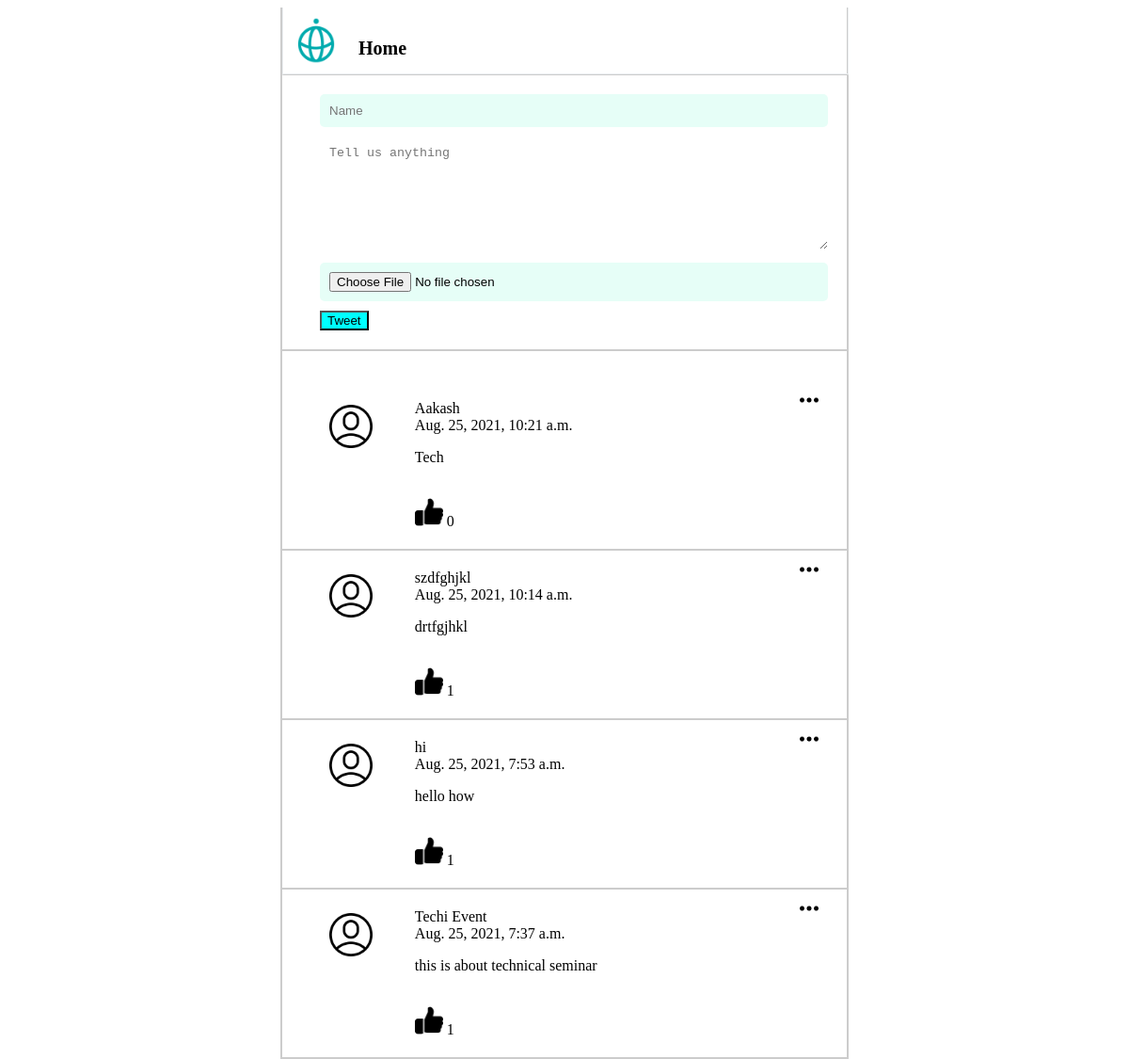
Before: / with the older database file.
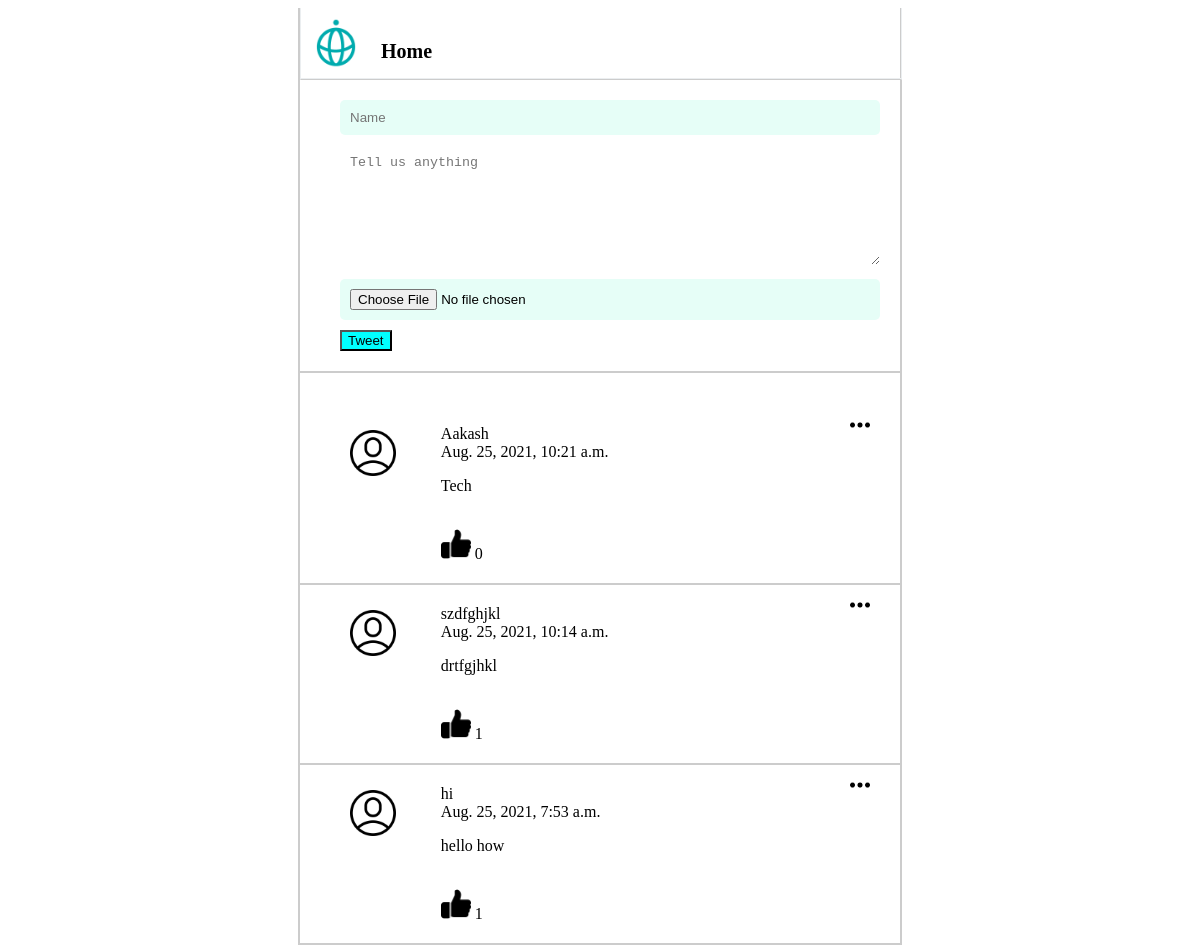
After: the same page with the newer database file.
### posts/models.py (models this page shows)
class Post(models.Model):
    class Meta(object):
        db_table = 'post'
    name = models.CharField(
        'Name' , blank=False, null=False, max_length=14, db_index=True, default='Anonymous'
    )
    body = models.CharField(
    'Body' , blank=True, null=True, max_length=140, db_index=True
    )
    image = CloudinaryField (
        'image' , blank=True
    )
    like_count=models.PositiveIntegerField (
        'like_count' , default=0 , blank=True
    )
    created_at = models.DateTimeField(
        'Created DateTime', blank=True, auto_now_add=True
    )

### posts/views.py (the view, shortened to what this page needs)
# urls.py: path('', views.index, name='index'),
def index(request):
    posts = Post.objects.all().order_by('-created_at')[:20]
    return render(request, 'posts.html', {'posts': posts})

### templates/posts.html (shortened to what this page needs)
{% extends "base.html" %} {% block content %} {% load static %}
<section class="content">
    <div class="main">
        <div class="main-header">
            <img src="/static/img/techis-logo.png" class="logo">
            <h1>Home</h1>
        </div>
    </div>
    <section class="post_form">
        <form action="/" method="POST" enctype="multipart/form-data">
            <input type="text" name="name" placeholder="Name" required>
            <textarea name="body" placeholder="Tell us anything" required></textarea>
            <input type="file" name="image" />
            <div class=“bottom-area”>
                <button class=“btn” type=“submit” style="color:black;background-color: aqua; margin-right: 30px;">Tweet</button>
            </div>
        </form>
    </section>
    <section class="posts ">
        {% if tweets.count == 0 %}
        <p class="p-3 ">There is no tweet now.</p>
        {% else %}
        <ul>
            {% for post in posts %}
            <li>
                <img class="menu_icon js-menu-icon " src="{% static 'img/menu.png' %} " />
                <div class="logo ">
                    <img src="{% static 'img/user.png' %} " />
                </div>
                <div class="name_body ">
                    <div class="name ">{{ post.name }}</div>
                    <div class="datetime ">{{ post.created_at }}</div>
                    <p>{{ post.body }}</p>
                    <div>
                        <a href="/like/{{post.id}}/ ">
                            <img src="{% static 'img/like.png' %} " style="width: 30px "></a>
                        {{post.like_count}}
                    </div>
                </div>
            </li>
            {% endfor %}
        </ul>
        {% endif %}
    </section>
</section>
{% endblock %}

### templates/base.html (shortened to what this page needs)
<!DOCTYPE html>
<html lang="en">
<head>
    {% load static %}
    <link href="{% static 'css/style.css' %}" rel="stylesheet" />
</head>
<body>
    {%block content%} {{content}} {%endblock%}
</body>
</html>

### static/css/style.css (style rules this page uses)
html, body { height: 100%; display: block; }
.content { max-width: 600px; margin: 0 auto; border-left: 2px solid #ccc; border-right: 2px solid #ccc; }
.main { width: 100%; max-width: 600px; border-left: 2px solid rgb(235, 238, 240); border-right: 2px solid rgb(235, 238, 240); border-bottom: 1px solid #ccc; }
.main .main-header { display: flex; justify-content: left; align-items: center; }
.main .main-header .logo { width: 50px; margin-right: 20px; }
.main .main-header h1 { font-size: 20px; line-height: 20px; margin-bottom: 0; font-weight: bold; }
section { display: block; }
.post_form { padding: 20px 40px; border-bottom: 2px solid #ccc; flex-grow: 1; }
ul { display: block; list-style-type: disc; margin-block-start: 2em; margin-block-end: 2em; margin-inline-start: 0px; margin-inline-end: 0px; padding-inline-start: 10px; }
.post_form input { border: 0px; width: 100%; background: #e6fef7; border-radius: 5px; margin-bottom: 10px; padding: 10px; }
.post_form textarea { border: 0px; width: 100%; height: 100px; border-radius: 5px; margin-bottom: 10px; padding: 10px; }
.posts ul { padding: 0; }
.posts li .logo { width: 80px; padding: 5px 15px 10px 10px; }
.posts li { position: relative; display: flex; border-bottom: 2px solid #ccc; padding: 20px 40px; list-style: none; }
.posts li .menu_icon { width: 20px; position: absolute; right: 30px; top: 10px; }
.posts li .logo img { width: 60%; }
.posts li .name_body { flex-basis: 85%; }
.main { text-align: left; }
.main { width: 100%; max-width: 600px; border-left: 1px solid rgb(235, 238, 240); border-right: 1px solid rgb(235, 238, 240); }
.main .main-header { padding: 10px; border-bottom: 1px solid rgb(235, 238, 240); }
form { display: block; margin-top: 0em; }

Changed rows visible on the page:
removed Post: name "Techi Event", created_at "Aug. 25, 2021, 7:37 a.m.", body "this is about technical seminar", like_count "1"
